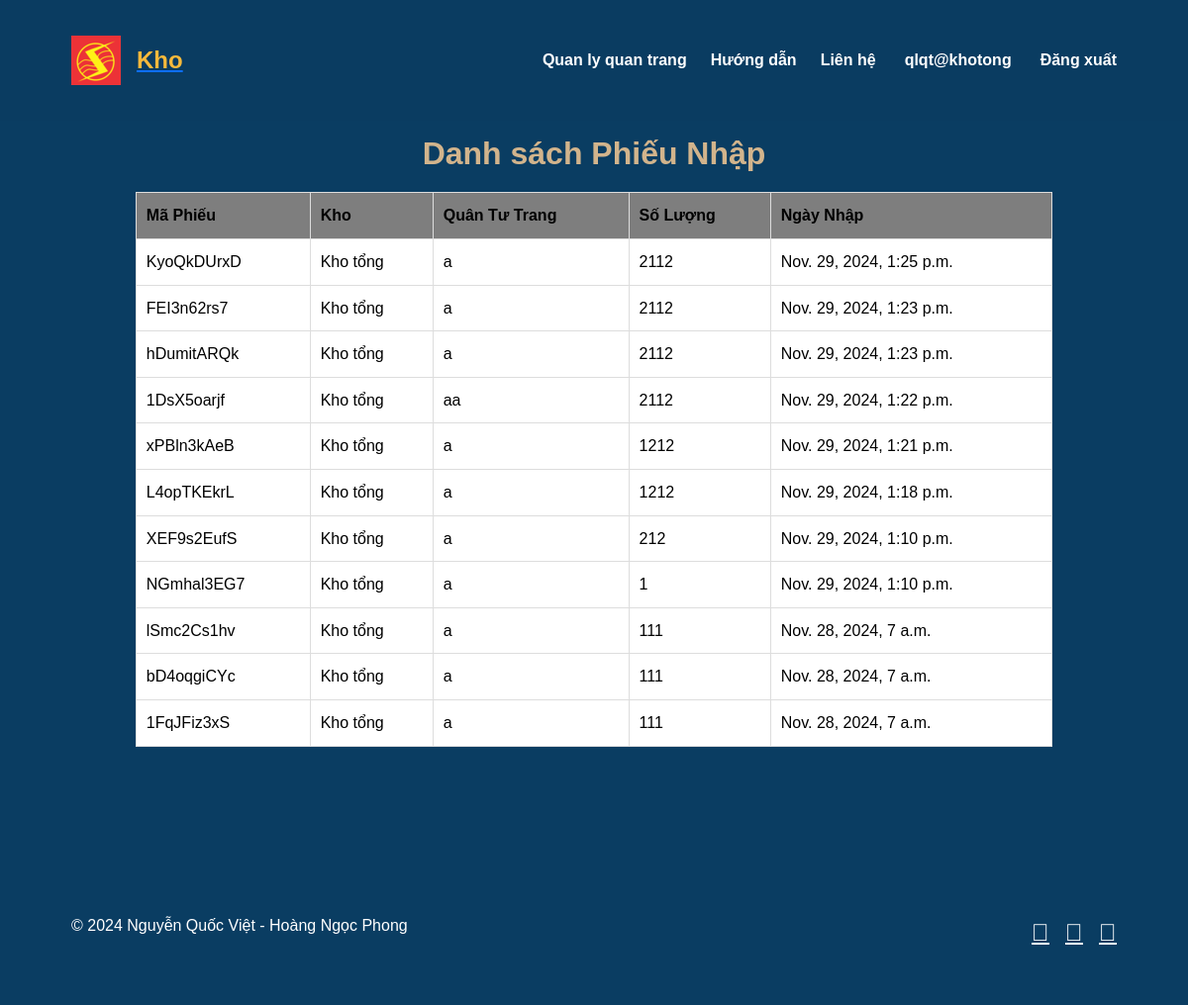
/nhap/ (signed in), run on the app's committed database.
### appQLQT/models.py (models this page shows, shortened)
class DonVi(models.Model):
    ten_don_vi = models.CharField(max_length=100)
    cap_do = models.CharField(max_length=20, choices=DON_VI_CHOICES)
    quan_li = models.ForeignKey(settings.AUTH_USER_MODEL, on_delete=models.CASCADE)
    don_vi_cha = models.ForeignKey('self', null=True, blank=True, on_delete=models.SET_NULL, related_name='sub_units')
    dashboard_template = models.CharField(max_length=50, default='dashboard.html')
    code = models.CharField(max_length=50 , blank=True , null=True)

class PhieuNhap(models.Model):
    code = models.CharField(max_length=10, unique=True, blank=True)
    kho = models.ForeignKey(Kho, on_delete=models.CASCADE)
    quan_tu_trang = models.ForeignKey(QuanTuTrang, on_delete=models.CASCADE)
    so_luong_nhap = models.PositiveIntegerField()
    ngay_nhap = models.DateTimeField(auto_now_add=True)

class Kho(models.Model):
    ten_kho = models.CharField(max_length=100)
    don_vi = models.OneToOneField('DonVi', on_delete=models.CASCADE, related_name='kho',null=True)  # Mỗi đơn vị có 1 kho
    quan_li_kho = models.ForeignKey(settings.AUTH_USER_MODEL, on_delete=models.CASCADE, related_name='managed_kho')

class QuanTuTrang(models.Model):
    ma_qtt = models.CharField(max_length=100,null=True , blank=True)
    ten_qtt = models.CharField(max_length=100)
    loai_qtt = models.CharField(max_length=50)
    kich_co = models.CharField(max_length=20, blank=True)

### appQLQT/views.py (the view)
# urls.py: path('nhap/', views.nhap_view, name='nhap'),
def nhap_view(request):
    user_profile = request.user.profile
    don_vi = user_profile.don_vi
    kho_records = Kho.objects.filter(don_vi=don_vi)
    don_vi_list12 = DonVi.objects.all()  # Loại trừ chính đơn vị hiện tại
    grouped_don_vi = defaultdict(list)
    for don_vi in don_vi_list12:  # Lặp qua danh sách đơn vị
        grouped_don_vi[don_vi.get_cap_do_display()].append(don_vi)
    grouped_don_vi = dict(grouped_don_vi)
    phieu_nhap_list = PhieuNhap.objects.filter(kho__in=kho_records).order_by('-ngay_nhap')
    kho_id = request.GET.get('kho_id')
    if kho_id:
        try:
            kho = Kho.objects.get(id=kho_id)
            phieu_nhap_list = phieu_nhap_list.filter(kho=kho)
        except Kho.DoesNotExist:
            pass
    don_vi = user_profile.don_vi
    return render(request, 'appstatic/phieu_nhap.html', {
        'phieu_nhap_list': phieu_nhap_list,
        'grouped_don_vi': grouped_don_vi,
        'don_vi': don_vi
    })

### appQLQT/templates/appstatic/phieu_nhap.html (shortened to what this page needs)
{% extends "appstatic/base.html" %}
{% block content %}
<div class="container">
    <h2 style="font-weight: bold;color: tan;">Danh sách Phiếu Nhập</h2>
    <table class="table table-bordered">
        <thead>
            <tr>
                <th>Mã Phiếu</th>
                <th>Kho</th>
                <th>Quân Tư Trang</th>
                <th>Số Lượng</th>
                <th>Ngày Nhập</th>
            </tr>
        </thead>
        <tbody>
            {% for phieu in phieu_nhap_list %}
                <tr>
                    <td>{{ phieu.code }}</td>
                    <td>{{ phieu.kho.ten_kho }}</td>
                    <td>{{ phieu.quan_tu_trang.ten_qtt }}</td>
                    <td>{{ phieu.so_luong_nhap }}</td>
                    <td>{{ phieu.ngay_nhap }}</td>
                </tr>
            {% empty %}
                <tr>
                    <td colspan="5" class="text-center">Không có phiếu nhập nào.</td>
                </tr>
            {% endfor %}
        </tbody>
    </table>
</div>
{% endblock %}

### appQLQT/templates/appstatic/header.html (shortened to what this page needs)
{% load static %}
<header>
  <nav class="container">
    <a href="{% url 'D20' %}">
    <div class="logo-container">
        <img src="{% static 'image/logo.png' %}" alt="Logo" class="logo-image">
        <div class="logo">{{ don_vi.ten_don_vi }}</div>
      </div></a>
    <div class="nav-links">
        <a href="{% url 'manage_qtt' %}">Quan ly quan trang</a>
        <a href="#">Hướng dẫn</a>
        <a href="#">Liên hệ</a>
        {% if request.user.is_authenticated %}
        <a href="#" style="display: inline-flex; align-items: center;">
            {{ request.user.username }}
        </a>
        <a href="{% url 'logout' %}" style="display: inline-flex; align-items: center; color: var(--text-color);">
            Đăng xuất
        </a>
    {% else %}
        <a href="{% url 'login' %}" style="display: inline-flex; align-items: center; color: var(--text-color);">
            <i class="bi bi-box-arrow-in-right" style="margin-right: 5px;"></i>Đăng nhập
        </a>
    {% endif %}
    </div>
</nav>
</header>

### appQLQT/templates/appstatic/base.html (style rules this page uses)
:root { --primary-color: #0a3d62; --secondary-color: #3c6382; --accent-color: #f6b93b; --text-color: #ffffff; --background-color: #0a3d62; }
* { margin: 0; padding: 0; box-sizing: border-box; }
body { font-family: 'Roboto', sans-serif; background-color: var(--background-color); color: var(--text-color); line-height: 1.6; overflow-x: hidden; }
.container { width: 90%; max-width: 1200px; margin: 0 auto; }
header { background-color: rgba(10, 61, 98, 0.8); padding: 1rem 0; position: fixed; width: 100%; top: 0; z-index: 1000; transition: all 0.3s ease; }
nav { display: flex; justify-content: space-between; align-items: center; }
.logo-container { display: flex; align-items: center; gap: 1rem; }
.logo-image { width: 50px; height: 50px; object-fit: contain; }
.logo { font-size: 1.5rem; font-weight: bold; color: var(--accent-color); }
.nav-links { display: flex; gap: 1.5rem; }
.nav-links a { color: var(--text-color); text-decoration: none; font-weight: bold; transition: color 0.3s ease; position: relative; }
.nav-links a::after { content: ''; position: absolute; width: 0; height: 2px; bottom: -5px; left: 0; background-color: var(--accent-color); transition: width 0.3s ease; }

### appQLQT/templates/appstatic/phieu_nhap.html (style rules this page uses)
.container { margin: 20px auto; width: 90%; max-width: 1200px; font-family: Arial, sans-serif; }
h2 { text-align: center; color: #333; margin-bottom: 20px; }
.table { width: 100%; border-collapse: collapse; }
.table th, .table td { padding: 10px; text-align: left; border: 1px solid #ddd; }
.table th { background-color: #7e7e7e; }

### data on the page
DonVi: ten_don_vi "Kho"
PhieuNhap: code "KyoQkDUrxD", kho.ten_kho "Kho tổng", quan_tu_trang.ten_qtt "a", so_luong_nhap "2112", ngay_nhap "Nov. 29, 2024, 1:25 p.m."
PhieuNhap: code "FEI3n62rs7", kho.ten_kho "Kho tổng", quan_tu_trang.ten_qtt "a", so_luong_nhap "2112", ngay_nhap "Nov. 29, 2024, 1:23 p.m."
PhieuNhap: code "hDumitARQk", kho.ten_kho "Kho tổng", quan_tu_trang.ten_qtt "a", so_luong_nhap "2112", ngay_nhap "Nov. 29, 2024, 1:23 p.m."
PhieuNhap: code "1DsX5oarjf", kho.ten_kho "Kho tổng", quan_tu_trang.ten_qtt "aa", so_luong_nhap "2112", ngay_nhap "Nov. 29, 2024, 1:22 p.m."
PhieuNhap: code "xPBln3kAeB", kho.ten_kho "Kho tổng", quan_tu_trang.ten_qtt "a", so_luong_nhap "1212", ngay_nhap "Nov. 29, 2024, 1:21 p.m."
PhieuNhap: code "L4opTKEkrL", kho.ten_kho "Kho tổng", quan_tu_trang.ten_qtt "a", so_luong_nhap "1212", ngay_nhap "Nov. 29, 2024, 1:18 p.m."
PhieuNhap: code "XEF9s2EufS", kho.ten_kho "Kho tổng", quan_tu_trang.ten_qtt "a", so_luong_nhap "212", ngay_nhap "Nov. 29, 2024, 1:10 p.m."
PhieuNhap: code "NGmhal3EG7", kho.ten_kho "Kho tổng", quan_tu_trang.ten_qtt "a", so_luong_nhap "1", ngay_nhap "Nov. 29, 2024, 1:10 p.m."
PhieuNhap: code "lSmc2Cs1hv", kho.ten_kho "Kho tổng", quan_tu_trang.ten_qtt "a", so_luong_nhap "111", ngay_nhap "Nov. 28, 2024, 7 a.m."
PhieuNhap: code "bD4oqgiCYc", kho.ten_kho "Kho tổng", quan_tu_trang.ten_qtt "a", so_luong_nhap "111", ngay_nhap "Nov. 28, 2024, 7 a.m."
PhieuNhap: code "1FqJFiz3xS", kho.ten_kho "Kho tổng", quan_tu_trang.ten_qtt "a", so_luong_nhap "111", ngay_nhap "Nov. 28, 2024, 7 a.m."

### other printed values
{{ request.user.username }} "qlqt@khotong"
